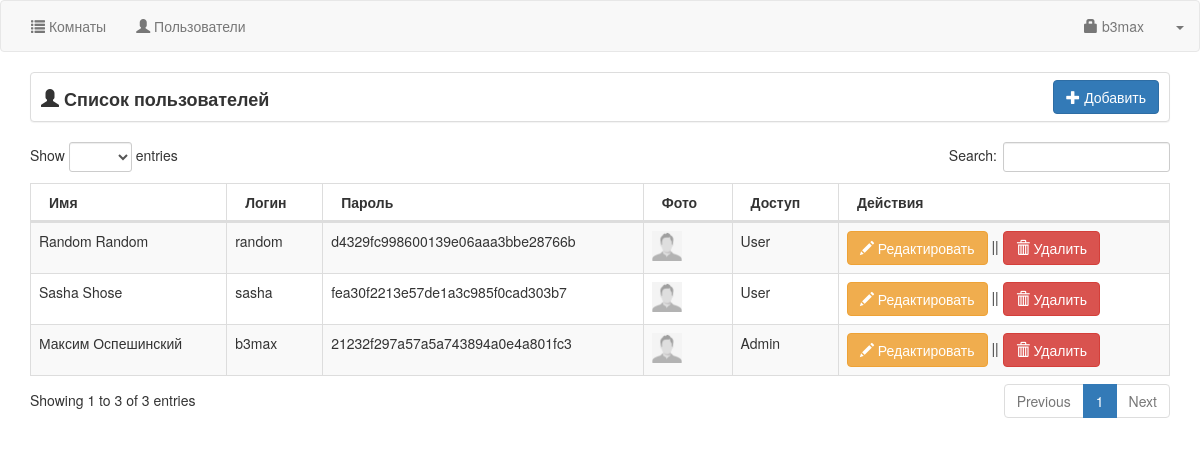
The page /admin/user.php (signed in) on the database its author committed.
### tables this page shows
CREATE TABLE `user` (
  `userid` int(11) NOT NULL,
  `username` varchar(30) NOT NULL,
  `password` varchar(150) NOT NULL,
  `uname` varchar(60) NOT NULL,
  `photo` varchar(200) NOT NULL,
  `access` int(1) NOT NULL
);

### admin/session.php (called while the page is built, shortened)
<?php
	include('../conn.php');
	$sq=mysqli_query($conn,"select * from `user` where userid='".$_SESSION['id']."'");
	$srow=mysqli_fetch_array($sq);
	$user=$srow['username'];
?>

### admin/userlist.php (the view)
<div class="col-lg-12">
    <div class="panel panel-default" style="height:50px;">
		<span style="font-size:18px; margin-left:10px; position:relative; top:13px;"><strong><span class="glyphicon glyphicon-user"></span> Список пользователей</strong></span>
		<div class="pull-right" style="margin-right:10px; margin-top:7px;">
			<a href="#add_user" data-toggle="modal" class="btn btn-primary"><span class="glyphicon glyphicon-plus"></span> Добавить</a>
		</div>
	</div>
	<table width="100%" class="table table-striped table-bordered table-hover" id="userList">
        <thead>
            <tr>
                <th>Имя</th>
				<th>Логин</th>
				<th>Пароль</th>
				<th>Фото</th>
				<th>Доступ</th>
				<th>Действия</th>
			</tr>
		</thead>
		<tbody>
		<?php
			$query=mysqli_query($conn,"select * from `user` order by uname asc");
			while($row=mysqli_fetch_array($query)){
			?>
			<tr>
				<td><input type="hidden" id="ename<?php echo $row['userid']; ?>" value="<?php echo $row['uname']; ?>"><?php echo $row['uname']; ?></td>
				<td><input type="hidden" id="eusername<?php echo $row['userid']; ?>" value="<?php echo $row['username']; ?>"><?php echo $row['username']; ?></td>
				<td><input type="hidden" id="epassword<?php echo $row['userid']; ?>" value="<?php echo $row['password']; ?>"><?php echo $row['password']; ?></td>
				<td><img src="../<?php if(empty($row['photo'])){echo "upload/profile.jpg";}else{echo $row['photo'];} ?>" height="30px;" width="30px;"></td>
				<td>
					<?php
						if ($row['access']==1){
							echo "Admin";
						}
						else{
							echo "User";
						}
					?>
				</td>
				<td>
					<button type="button" class="btn btn-warning edituser" value="<?php echo $row['userid']; ?>"><span class="glyphicon glyphicon-pencil"></span> Редактировать</button> ||
					<button type="button" class="btn btn-danger deleteuser" value="<?php echo $row['userid']; ?>"><span class="glyphicon glyphicon-trash"></span> Удалить</button>
				</td>
			</tr>
			<?php
			}
		?>
        </tbody>
    </table>
</div>

### admin/header.php (shortened to what this page needs)
<!DOCTYPE html>
<html>
<head>
	<link rel="stylesheet" href="https://maxcdn.bootstrapcdn.com/bootstrap/3.3.6/css/bootstrap.min.css" />
	<link href="../css/dataTables.bootstrap.css" rel="stylesheet">
	<link href="../css/dataTables.responsive.css" rel="stylesheet">
</head>

### admin/user.php (shortened to what this page needs)
<?php include('session.php'); ?>
<?php include('header.php'); ?>
<body>
<?php include('navbar.php'); ?>
<div class="container">
	<div class="row">
		<?php include('userlist.php'); ?>
	</div>
</div>
</body>
</html>

### admin/navbar.php (shortened to what this page needs)
<nav class="navbar navbar-default">
    <div class="container-fluid">
		<ul class="nav navbar-nav">
			<li><a href="index.php"><span class="glyphicon glyphicon-list"></span> Комнаты</a></li>
			<li><a href="user.php"><span class="glyphicon glyphicon-user"></span> Пользователи</a></li>
		</ul>
		<ul class="nav navbar-nav navbar-right">
			<li><a href="#account" data-toggle="modal"><span class="glyphicon glyphicon-lock"></span> <?php echo $user; ?></a></li>
			<li class="dropdown">
				<a class="dropdown-toggle" data-toggle="dropdown" href="#"><span class="caret"></span></a>
			</li>
		</ul>
    </div>
</nav>

### rows shown on the page
user: username "b3max", uname "Максим Оспешинский", password "21232f297a57a5a743894a0e4a801fc3", access "Admin", $row['userid'] 1 (drawn)
user: uname "Random Random", username "random", password "d4329fc998600139e06aaa3bbe28766b", access "User", $row['userid'] 3 (drawn)
user: uname "Sasha Shose", username "sasha", password "fea30f2213e57de1a3c985f0cad303b7", access "User", $row['userid'] 2 (drawn)
